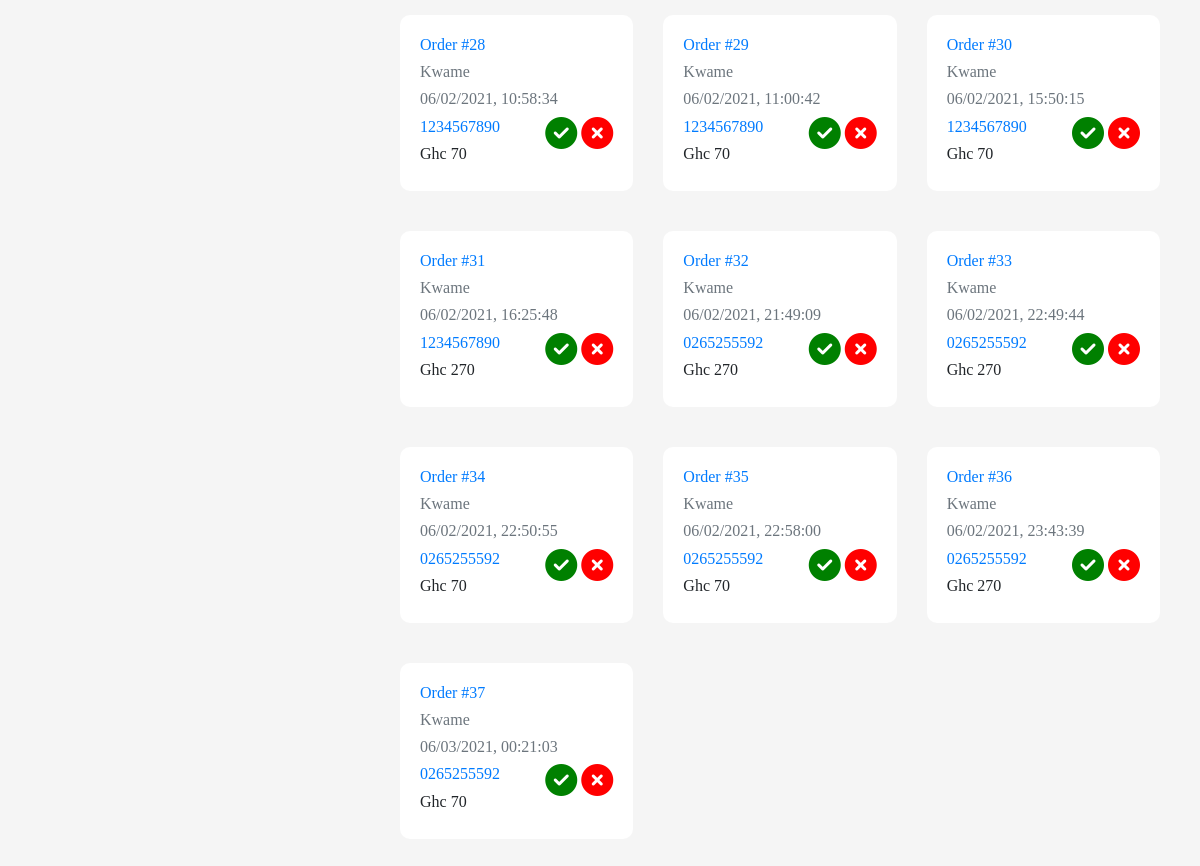
/dash-orders (lower part), run on an earlier commit of the app's database.
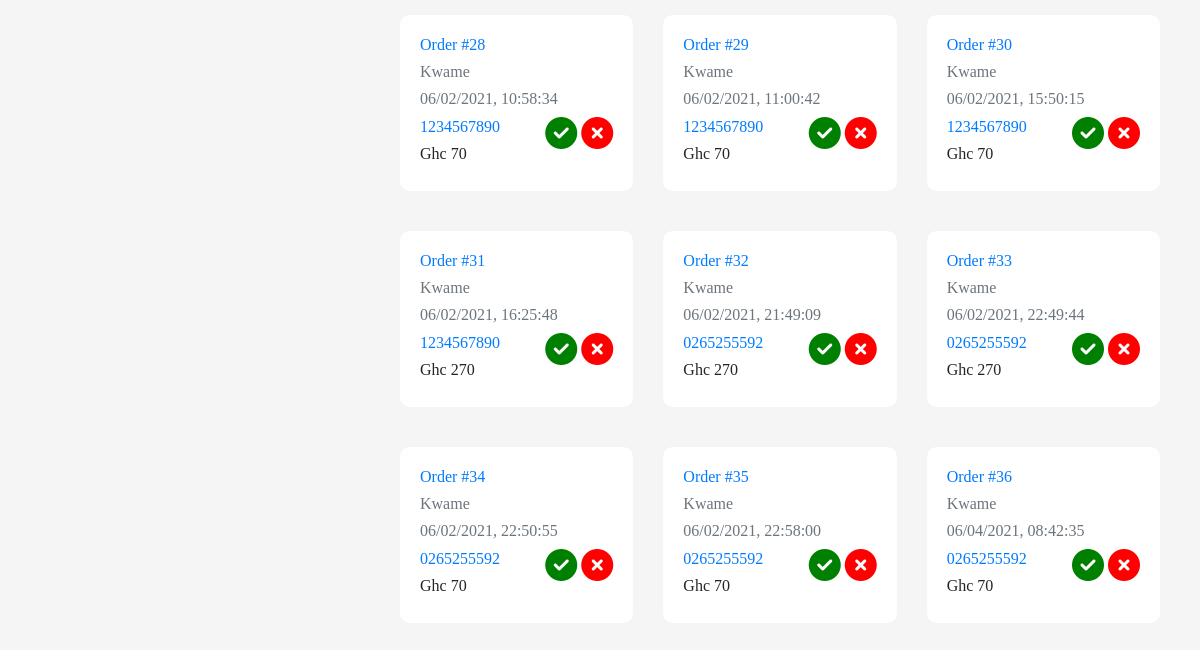
And on a later commit of the database.
### models.py (models this page shows, shortened)
class Order(db.Model):
    id = db.Column(db.Integer, primary_key=True)
    order = db.Column(db.String(), nullable=False)
    user = db.Column(db.String(),nullable=False)
    phone = db.Column(db.String(), nullable=False)
    location = db.Column(db.String(), nullable=False)
    branch = db.Column(db.String(), nullable=False)
    date_created = db.Column(db.DateTime, default=datetime.utcnow)
    total = db.Column(db.String)
    delivered = db.Column(db.Boolean, default=False)

### app.py (the view)
@app.route('/dash-orders')
def dashorders():
    orders = Order.query.all()
    return render_template('dash-orders.html', title='Orders', orders = orders)

### templates/dash-orders.html (shortened to what this page needs)
{% extends "dash.html" %}
{% block body %}
<br>
<div class="row">
    {% for order in orders %}
    <div class="col-md-4">
        <div class="card" data-aos="fade-up" data-aos-delay="100">
            <a href="{{url_for('dashorder',id=order.id)}}" style="text-decoration: none;">
            <h6>Order #{{order.id}}</h6>
            </a>
            <h6 class="text-muted" >{{order.user}}</h6>
            <h6 class="text-muted" style="font-weight:300">{{order.date_created.strftime("%m/%d/%Y, %H:%M:%S")}}</h6>
            <div>
            <div class="status">
                <div>
                    <a href="tel:{{order.phone}}">
                        <h6 style="font-weight: 300;">{{order.phone}}</a></h6>
                    <h6>Ghc {{order.total}}</h6>
                </div>
                <div>
                    <i class="fas fa-check-circle fa-2x" style="color: green;"></i>
                    <i class="fas fa-times-circle fa-2x" style="color: red;"></i>
                </div>
            </div>
        </div>
    </div>
</div>
{% endfor %}
</div>
{% endblock %}

What changed in the data, as far as the page shows it:
removed Order: id "37", user "Kwame", date_created "06/03/2021, 00:21:03", phone "0265255592", total "70"
changed Order id 36: date_created "06/02/2021, 23:43:39" → "06/04/2021, 08:42:35"; total "270" → "70"
